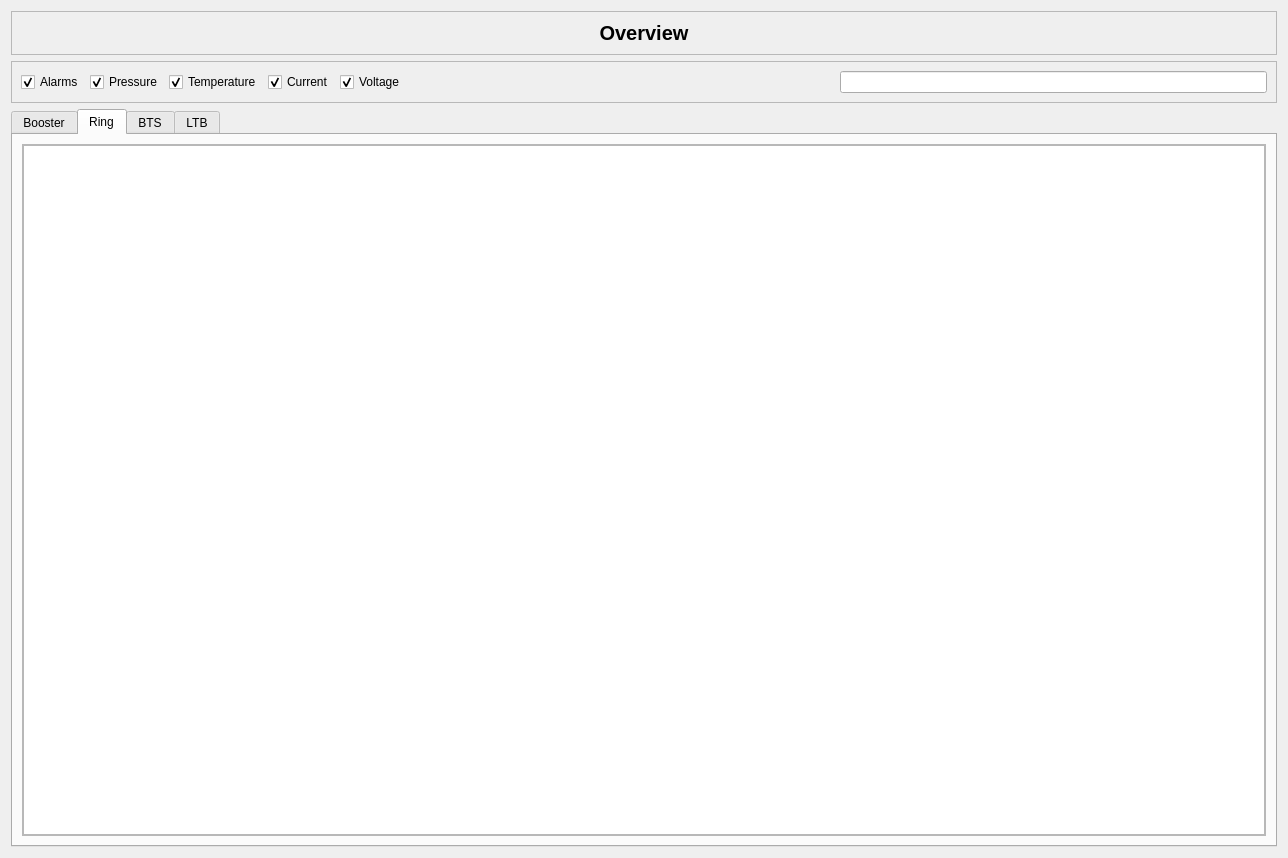
<?xml version="1.0" encoding="UTF-8"?>
<ui version="4.0">
 <class>Form</class>
 <widget class="QWidget" name="Form">
  <property name="geometry">
   <rect>
    <x>0</x>
    <y>0</y>
    <width>1288</width>
    <height>858</height>
   </rect>
  </property>
  <property name="windowTitle">
   <string>Form</string>
  </property>
  <layout class="QGridLayout" name="gridLayout_2">
   <item row="2" column="0">
    <widget class="QTabWidget" name="tabWidget">
     <property name="currentIndex">
      <number>1</number>
     </property>
     <widget class="QWidget" name="tabBooster">
      <attribute name="title">
       <string>Booster</string>
      </attribute>
      <layout class="QGridLayout" name="gridLayout_5">
       <item row="0" column="0">
        <widget class="QScrollArea" name="scrollArea">
         <property name="widgetResizable">
          <bool>true</bool>
         </property>
         <widget class="QWidget" name="scrollAreaWidgetContents">
          <property name="geometry">
           <rect>
            <x>0</x>
            <y>0</y>
            <width>1252</width>
            <height>691</height>
           </rect>
          </property>
          <layout class="QGridLayout" name="gridLayout_3">
           <property name="leftMargin">
            <number>0</number>
           </property>
           <property name="topMargin">
            <number>0</number>
           </property>
           <property name="rightMargin">
            <number>0</number>
           </property>
           <property name="bottomMargin">
            <number>0</number>
           </property>
           <item row="0" column="0">
            <widget class="QTableWidget" name="boosterTableWidget"/>
           </item>
          </layout>
         </widget>
        </widget>
       </item>
      </layout>
     </widget>
     <widget class="QWidget" name="tabRing">
      <attribute name="title">
       <string>Ring</string>
      </attribute>
      <layout class="QGridLayout" name="gridLayout_7">
       <item row="0" column="0">
        <widget class="QScrollArea" name="scrollArea_2">
         <property name="widgetResizable">
          <bool>true</bool>
         </property>
         <widget class="QWidget" name="scrollAreaWidgetContents_2">
          <property name="geometry">
           <rect>
            <x>0</x>
            <y>0</y>
            <width>1252</width>
            <height>691</height>
           </rect>
          </property>
          <layout class="QGridLayout" name="gridLayout_6">
           <property name="leftMargin">
            <number>0</number>
           </property>
           <property name="topMargin">
            <number>0</number>
           </property>
           <property name="rightMargin">
            <number>0</number>
           </property>
           <property name="bottomMargin">
            <number>0</number>
           </property>
           <item row="0" column="0">
            <widget class="QTableWidget" name="ringTableWidget"/>
           </item>
          </layout>
         </widget>
        </widget>
       </item>
      </layout>
     </widget>
     <widget class="QWidget" name="tabBts">
      <attribute name="title">
       <string>BTS</string>
      </attribute>
      <layout class="QGridLayout" name="gridLayout">
       <item row="0" column="0">
        <widget class="QScrollArea" name="scrollArea_3">
         <property name="widgetResizable">
          <bool>true</bool>
         </property>
         <widget class="QWidget" name="scrollAreaWidgetContents_3">
          <property name="geometry">
           <rect>
            <x>0</x>
            <y>0</y>
            <width>1252</width>
            <height>691</height>
           </rect>
          </property>
          <layout class="QGridLayout" name="gridLayout_8">
           <property name="leftMargin">
            <number>0</number>
           </property>
           <property name="topMargin">
            <number>0</number>
           </property>
           <property name="rightMargin">
            <number>0</number>
           </property>
           <property name="bottomMargin">
            <number>0</number>
           </property>
           <item row="0" column="0">
            <widget class="QTableWidget" name="btsTableWidget"/>
           </item>
          </layout>
         </widget>
        </widget>
       </item>
      </layout>
     </widget>
     <widget class="QWidget" name="tabLtb">
      <attribute name="title">
       <string>LTB</string>
      </attribute>
      <layout class="QGridLayout" name="gridLayout_10">
       <item row="0" column="0">
        <widget class="QScrollArea" name="scrollArea_4">
         <property name="widgetResizable">
          <bool>true</bool>
         </property>
         <widget class="QWidget" name="scrollAreaWidgetContents_4">
          <property name="geometry">
           <rect>
            <x>0</x>
            <y>0</y>
            <width>1252</width>
            <height>691</height>
           </rect>
          </property>
          <layout class="QGridLayout" name="gridLayout_9">
           <property name="leftMargin">
            <number>0</number>
           </property>
           <property name="topMargin">
            <number>0</number>
           </property>
           <property name="rightMargin">
            <number>0</number>
           </property>
           <property name="bottomMargin">
            <number>0</number>
           </property>
           <item row="0" column="0">
            <widget class="QTableWidget" name="ltbTableWidget"/>
           </item>
          </layout>
         </widget>
        </widget>
       </item>
      </layout>
     </widget>
    </widget>
   </item>
   <item row="0" column="0">
    <widget class="QFrame" name="frame_2">
     <property name="frameShape">
      <enum>QFrame::StyledPanel</enum>
     </property>
     <property name="frameShadow">
      <enum>QFrame::Raised</enum>
     </property>
     <layout class="QGridLayout" name="gridLayout_4">
      <item row="0" column="0">
       <widget class="QLabel" name="lbl_title">
        <property name="font">
         <font>
          <pointsize>15</pointsize>
          <weight>75</weight>
          <bold>true</bold>
         </font>
        </property>
        <property name="text">
         <string>Overview</string>
        </property>
        <property name="alignment">
         <set>Qt::AlignCenter</set>
        </property>
       </widget>
      </item>
     </layout>
    </widget>
   </item>
   <item row="1" column="0">
    <widget class="QFrame" name="frame">
     <property name="frameShape">
      <enum>QFrame::StyledPanel</enum>
     </property>
     <property name="frameShadow">
      <enum>QFrame::Raised</enum>
     </property>
     <property name="lineWidth">
      <number>1</number>
     </property>
     <layout class="QGridLayout" name="gridLayout_11">
      <item row="0" column="1">
       <widget class="QCheckBox" name="chPressure">
        <property name="text">
         <string>Pressure</string>
        </property>
        <property name="checked">
         <bool>true</bool>
        </property>
       </widget>
      </item>
      <item row="0" column="3">
       <widget class="QCheckBox" name="chCurrent">
        <property name="text">
         <string>Current</string>
        </property>
        <property name="checked">
         <bool>true</bool>
        </property>
       </widget>
      </item>
      <item row="0" column="0">
       <widget class="QCheckBox" name="chAlarms">
        <property name="text">
         <string>Alarms</string>
        </property>
        <property name="checked">
         <bool>true</bool>
        </property>
       </widget>
      </item>
      <item row="0" column="2">
       <widget class="QCheckBox" name="chTemperature">
        <property name="text">
         <string>Temperature</string>
        </property>
        <property name="checked">
         <bool>true</bool>
        </property>
       </widget>
      </item>
      <item row="0" column="7">
       <widget class="QLineEdit" name="tfFilter"/>
      </item>
      <item row="0" column="5">
       <widget class="QCheckBox" name="chVoltage">
        <property name="text">
         <string>Voltage</string>
        </property>
        <property name="checked">
         <bool>true</bool>
        </property>
       </widget>
      </item>
      <item row="0" column="6">
       <spacer name="horizontalSpacer">
        <property name="orientation">
         <enum>Qt::Horizontal</enum>
        </property>
        <property name="sizeHint" stdset="0">
         <size>
          <width>40</width>
          <height>20</height>
         </size>
        </property>
       </spacer>
      </item>
     </layout>
    </widget>
   </item>
  </layout>
 </widget>
 <resources>
  <include location="../../images/imgs.qrc"/>
 </resources>
 <connections/>
</ui>
